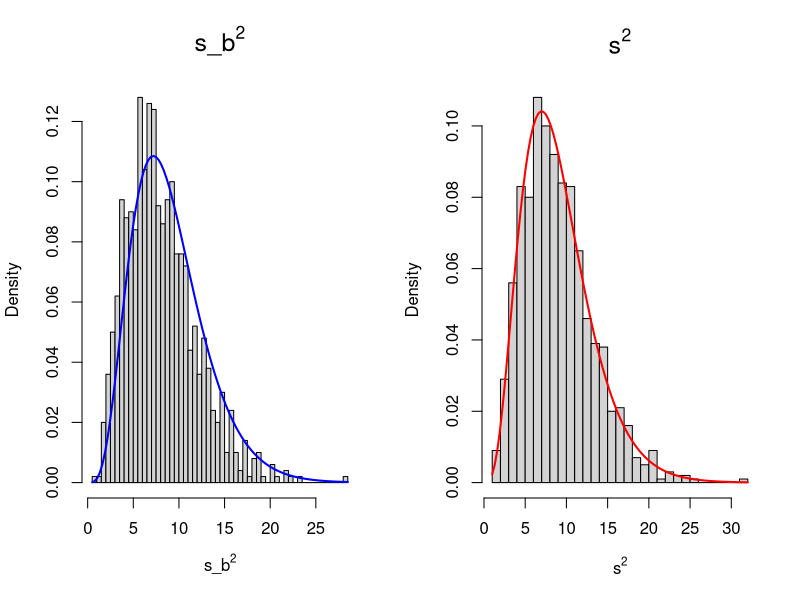
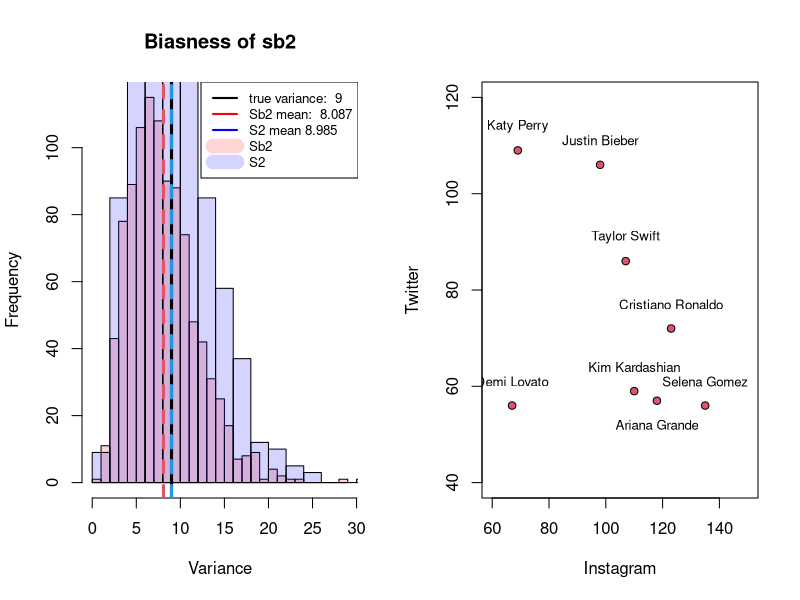
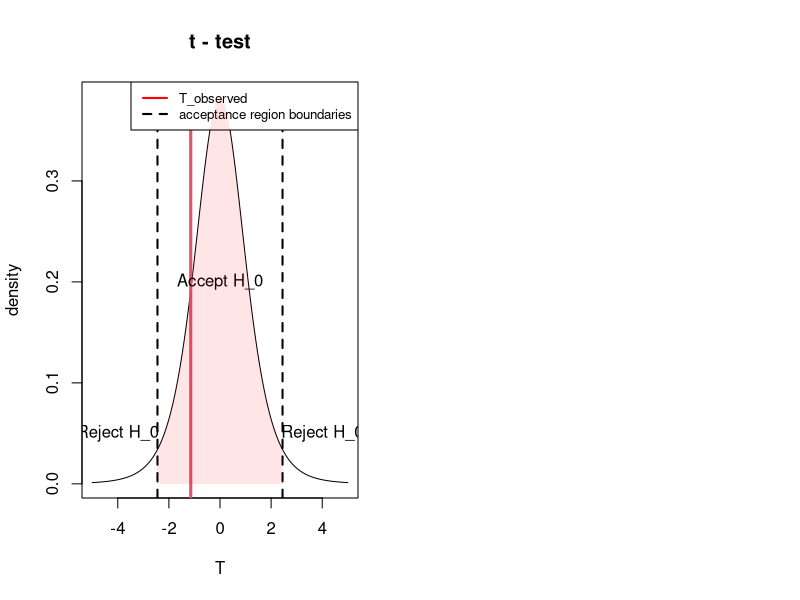
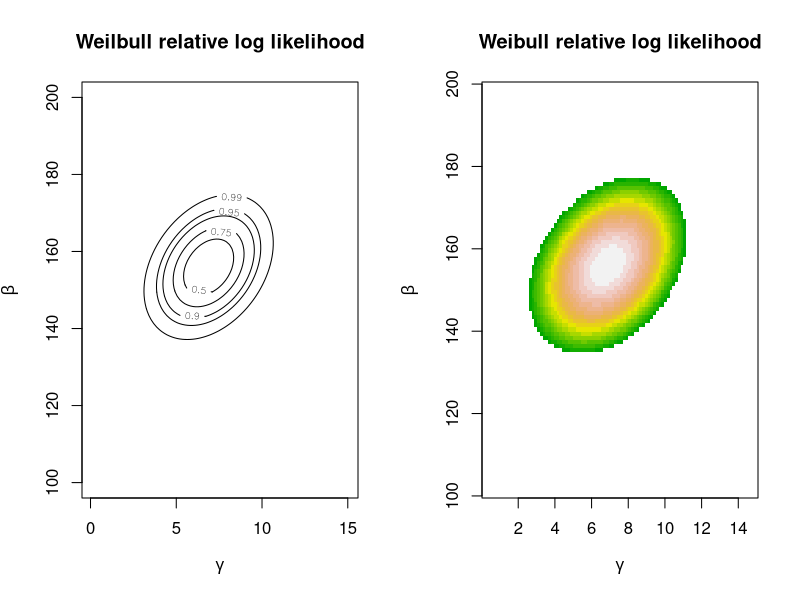
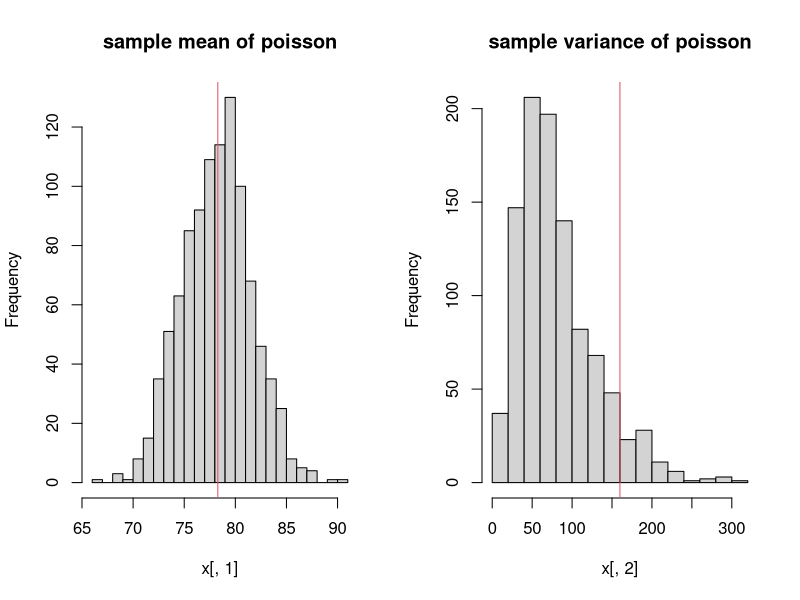
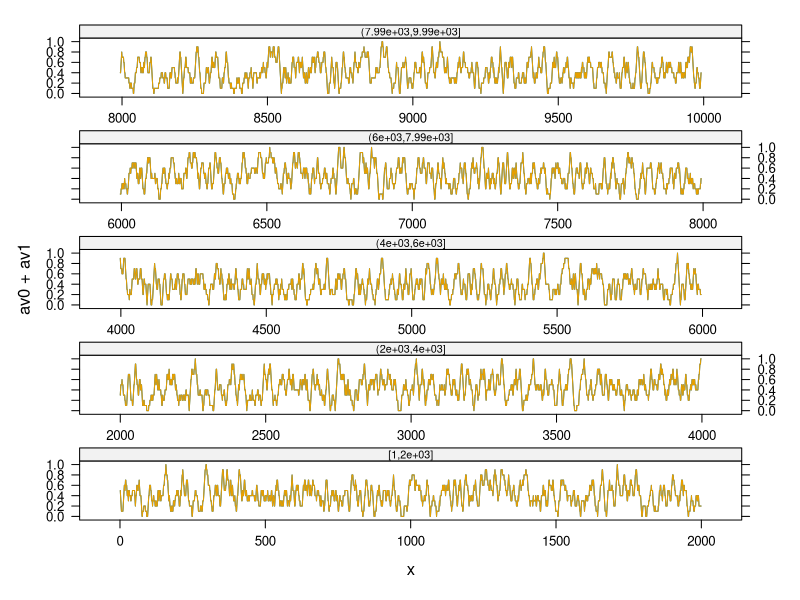
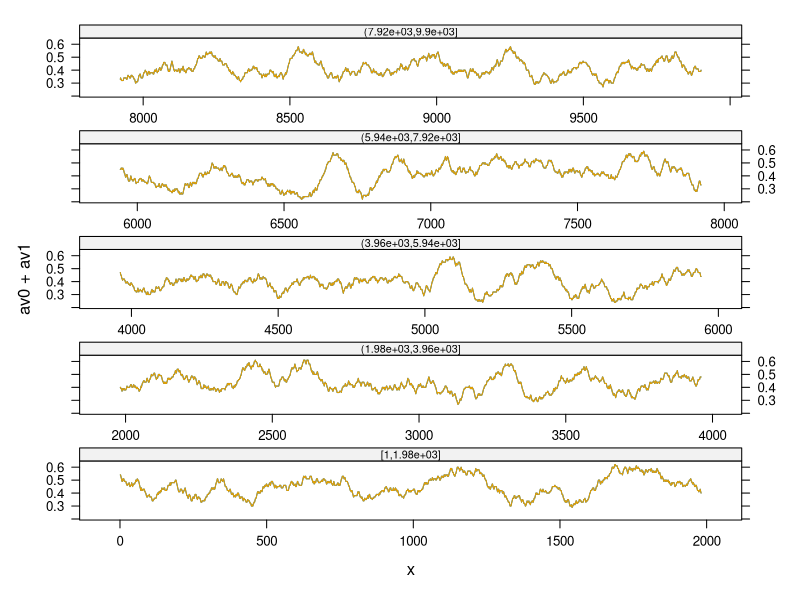
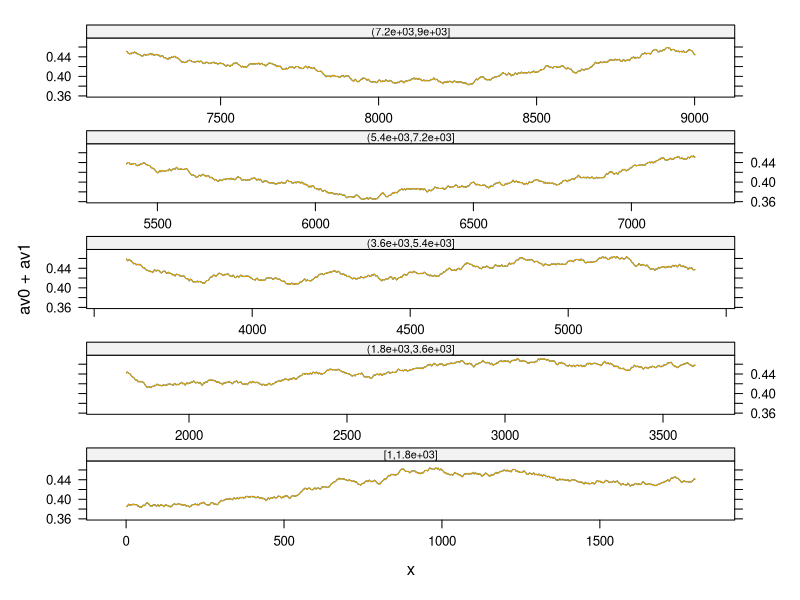

Write R code to recreate these figures, in order.
## ---- chunk 1
knitr::opts_chunk$set(fig.align = 'center', warning=FALSE, message=FALSE, fig.asp=0.625, dev='png', global.par = TRUE, dev.args=list(pointsize=10), fig.path = 'figs/')
library(MASS)
## ---- chunk 2
library(knitr)
local({
  hook_plot = knit_hooks$get('plot')
  knit_hooks$set(plot = function(x, options) {
    paste0('\n\n----\n\n', hook_plot(x, options))
  })
})
## ---- chunk 3
set.seed(123)
rep <- 1000
n <- 10
mu <- 5
sigma <- 3

samples <- array(0, c(rep,n))
statistics <- array(0,c(rep,2))


for (i in 1:rep){
  samples[i,] <- rnorm(n,mu,sigma)
  statistics[i,1] <- var(samples[i,])
  statistics[i,2] <- statistics[i,1]*(n-1)/n 
}

par (mfrow=c(1,2), oma=c(0,0,0,0))
hist(statistics[,2], breaks= 40, probability = TRUE, 
xlab=expression(s_b^2), main= bquote(s_b^2), cex.main=1.5)
curve(((n)/sigma^2) * dchisq(x * ((n)/sigma^2), df = n),
add = TRUE, col="blue", lwd=2, main="N(0,1)")

hist(statistics[ ,1], breaks= 40, probability = TRUE, 
xlab=expression(s^2), main= bquote(s^2), cex.main=1.5)
curve(((n-1)/sigma^2) * dchisq(x * ((n-1)/sigma^2), df = n - 1),
add = TRUE, col="red", lwd=2, main="N(0,1)")

#is s2 correct?
mean(statistics[,1])
sigma**2

#is sb2 correct?
mean(statistics[,2])
sigma**2

#plot s2 observed, sb2 observed and true value
{
hist(statistics[,2],breaks=20,col=rgb(1,0,0,1/6),main="Biasness of sb2",xlab="Variance")  
hist(statistics[,1],breaks=20,add=TRUE,col=rgb(0,0,1,1/6))                    
abline(v=sigma**2,lwd=3)  
abline(v=mean(statistics[,1]),col=4,lty=2,lwd=3)
abline(v=mean(statistics[,2]),col=2,lty=2,lwd=3)
legend("topright", legend=c(paste("true variance: ",sigma**2), paste("Sb2 mean: ",round(mean(statistics[,2]),3)),paste("S2 mean",round(mean(statistics[,1]),3)),"Sb2","S2"),col=c("black", "red","blue",rgb(1,0,0,1/6),col=rgb(0,0,1,1/6)), lty=c(1,1,1,2,2),lwd=c(2,2,2,14,14), cex=0.8)
}

## ---- chunk 4
set.seed(343)
n <- 50
K <- 4
M <- 7

y <- apply(matrix(rep(1:K, times=M-1), byrow=TRUE, nrow=6, ncol=K), 1, sample, size=n, 
           replace=TRUE, prob =c( 7/16, 5/16, 3/16, 1/16))
observed <- apply(y, 2, table)
expected <- c( n*(7/16), n*(5/16), n*(3/16), n*(1/16))
x2 <- sum((observed-expected)^(2)/expected)
pchisq(x2, df =(K-1)*((M-1)-1), lower.tail =FALSE )

## ---- chunk 5
y_gp <- sample( 1:K, n, replace=TRUE, prob =c( 1/16, 3/16, 5/16, 7/16))
observed_gp <- table(y_gp)
x2_gp <- sum((cbind(observed,observed_gp)-expected)^(2)/expected)
pchisq(x2_gp, df =(K-1)*(M-1), lower.tail =FALSE )
## ---- chunk 6
y_2 <- apply(matrix(rep(1:K, times=M-1), byrow=TRUE, nrow=6, ncol=K), 1, sample, size=50, 
            replace=TRUE, sample(c(7/16, 5/16, 3/16, 1/16), prob=rep(1/4,4)))
observed_2 <- apply(y_2, 2, table)

x2_2 <- sum((observed_2-expected)^(2)/expected)
pchisq(x2_2, df =(K-1)*((M-1)-1), lower.tail =FALSE )
## ---- chunk 7
x2_gp_2 <- sum((cbind(observed_2,observed_gp)-expected)^(2)/expected)
pchisq(x2_gp_2, df =(K-1)*(M-1), lower.tail =FALSE )
## ---- chunk 8

Owners <- c( "Katy Perry", "Justin Bieber", "Taylor Swift", "Cristiano Ronaldo",
                   "Kim Kardashian", "Ariana Grande", "Selena Gomez", "Demi Lovato")
Instagram <- c( 69, 98,107, 123, 110, 118, 135, 67)
Twitter <- c( 109, 106, 86, 72, 59, 57, 56, 56)
plot( Instagram, Twitter, pch=21, bg=2, xlim=c(60, 150), ylim=c(40, 120) )
text( Instagram[-6], Twitter[-6]+5, Owners[-6], cex=0.8 )
text( Instagram[6], Twitter[6]-5, Owners[6], cex=0.8 )

      
## ---- chunk 9

library(RColorBrewer)

Instagram <- c( 69, 98,107, 123, 110, 118, 135, 67)
Twitter <- c( 109, 106, 86, 72, 59, 57, 56, 56)

n=length(Instagram)
r=cor(Instagram,Twitter)
r
t_obs=r*sqrt((n-2)/(1-r^2))

x <- seq(-5,5,length=1000)
{
plot(x,dt(x,n-2),type="l",xlab="T",ylab="density",main="t - test")
abline(v=t_obs,col=2,lwd=3)


#I fix alpha=0.05 and plot rejection and acceptance region
alpha <- 0.05
r1 <- qt(alpha/2,n-2)
r2 <- qt(1-alpha/2,n-2)
abline(v=r1,lty=2,lwd=2)
abline(v=r2,lty=2,lwd=2)
text (0,0.2, paste("Accept", expression(H_0)))
text(-4,0.05,paste("Reject",expression(H_0)))
text(4,0.05,paste("Reject",expression(H_0)))
legend("topright", legend=c("T_observed", "acceptance region boundaries"),col=c("red","black"),lty=c(1,2),lwd=2, cex=0.8)


alpha <- 0.05
q_inf_95 <- qt(alpha/2, df=n-2)
q_sup_95 <- qt(1-alpha/2, df=n-2)
cord.x <- c(q_inf_95,seq(q_inf_95,q_sup_95,0.01),q_sup_95)
cord.y <- c(0,dt(seq(q_inf_95,q_sup_95,0.01),n-2),0)
polygon(cord.x,cord.y,col=rgb(1,0,0,1/10), border = NA )
}
 
## ---- chunk 10
#compute the p-value
p=2*(1-pt(abs(t_obs),n-2))
p
## ---- chunk 11
rho <- cor(Instagram, Twitter, method="spearman")
t_s <- rho*((n-2)/(1-rho^2))^(1/2)
2*(1-pt(abs(t_s), df=n-2))
## ---- chunk 12
y <- c(155.9, 200.2, 143.8, 150.1,152.1, 142.2, 147, 146, 146,
 170.3, 148, 140, 118, 144, 97)

n <- length(y)

#define parameters grid
gamma <- seq(0.1, 15, length=100)
beta <- seq(100,200, length=100)

parvalues <- expand.grid(gamma,beta)

gammahat<-uniroot(function(x) n/x+sum(log(y))-n*
sum(y^x*log(y))/sum(y^x),
c(1e-5,15))$root
betahat<- mean(y^gammahat)^(1/gammahat)
weib.y.mle<-c(gammahat,betahat)

#observed information matrix
jhat<-matrix(NA,nrow=2,ncol=2)
jhat[1,1]<-n/gammahat^2+sum((y/betahat)^gammahat*
(log(y/betahat))^2)
jhat[1,2]<-jhat[2,1]<- n/betahat-sum(y^gammahat/betahat^(gammahat+1)*
(gammahat*log(y/betahat)+1))
jhat[2,2]<- -n*gammahat/betahat^2+gammahat*(gammahat+1)/
betahat^(gammahat+2)*sum(y^gammahat)

approx <- function(theta){
 return(-0.5*(theta - weib.y.mle) %*% jhat %*% (theta - weib.y.mle))
}

appx <- apply(parvalues, 1, approx)
appx <- matrix(appx, nrow=length(gamma), ncol=length(beta),byrow=F)
conf.levels <- c(0,0.5,0.75,0.9,0.95,0.99)

par (mfrow=c(1,2), oma=c(0,0,0,0))
#contour plot
contour(gamma, beta, appx,
levels=-qchisq(conf.levels, 2)/2,
xlab=expression(gamma),
labels=as.character(conf.levels),
ylab=expression(beta))
title('Weilbull relative log likelihood')

#image
image(gamma,beta,appx,zlim=c(-6,0),
col=terrain.colors(20),xlab=expression(gamma),
ylab=expression(beta))
title('Weibull relative log likelihood')
      
## ---- chunk 13
n <- 100000; z <- rnorm(n)
zneg <- 0;j <- 1
for (i in 1:n) {
  if (z[i]<0) {
    zneg[j] <- z[i]
    j <- j + 1
  }
}

## ---- chunk 14
set.seed(101)
n <- 100000
z <- rnorm(n)
zneg <- 0
zneg2 <- 0
j <- 1

# timing the given function
start <- Sys.time()
for (i in 1:n) {
  if (z[i]<0) {
    zneg[j] <- z[i]
    j <- j + 1
  }
}
end <- Sys.time()
time1 <- end-start

# timing my optimized function
start <- Sys.time()
# in this way I'm copying in zneg2 only the negative values of z
zneg2=z[z<0]
end <- Sys.time()
time2 <- end-start

# check which one is faster
print(paste("Naive function took : " , round(time1, 5)))
print(paste("Modified function took : " , round(time2, 5))) #faster

#chech if the results are the same:
summary(zneg)
summary(zneg2)

## ---- chunk 15
set.seed(0); 
n <- 1000
A <- matrix(runif(n*n),n,n); 
x.true <- runif(n)
y <- A%*%x.true

## ---- chunk 16
start1 <- Sys.time()
A_inv <- solve(A)
x1 <- A_inv%*%y
end1 <- Sys.time()

naive_time = end1-start1
naive_time

mean_abs1 <- mean(abs(x1 - x.true))
mean_abs1
## ---- chunk 17
start2 <- Sys.time()
x2 <- solve(A,y)
end2 <- Sys.time()

opt_time = end2-start2
opt_time

mean_abs2 <- mean(abs(x2 - x.true))
mean_abs2

## ---- chunk 18
data <- c(87, 53, 72, 90, 78, 85, 83)


rep <- 1000
x <- array(0,c(rep,2))

for (i in 1:rep){
  xx <- rpois(7, 78.3)
  x[i,1] <- mean(xx)
  x[i,2] <- var(xx)
}

# plot histograms of simulated sample mean and sample variance
# plot also a red line for the observed values
par(mfrow=c(1,2))
hist(x[,1],breaks=20,main="sample mean of poisson")
abline(v=mean(data),col=2)
hist(x[,2],breaks=20,main="sample variance of poisson")
abline(v=var(data),col=2)

#prob of getting a sample variance bigger than the observed one
sum(x[,2]>var(data))/rep

# compute the p-value from the theoretical distribution
# because I know the distribution of the variance:
#(n-1)*s2/sigma^2 ~ chi(n-1) where sigma^2 is lambda for a poisson
chi_obs <- var(data)*6/78.3
1-pchisq(chi_obs,6)
#small but I can't reject the hypotesis
## ---- chunk 19
set.seed(0);
Pb <- matrix(c(0.6, 0.2, 0.2, 
                     0.2, 0.4, 0.4,
                     0.4, 0.3, 0.3), nrow = 3, ncol = 3, byrow = TRUE)

Markov = function(R, init, Mat ){
  chain = numeric(R)
  chain[1] = init+1
  
  for(i in 2:R){
    chain[i] = sample(x = 1:3, size =1, prob = Mat[chain[i-1], ])
  }
  chain - 1
  
}

results <- table(Markov(R= 1000, init = 0, Mat= Pb))
results

print(results/1000)

#0:Sun, 1:Cloud, 2:rain

## ---- chunk 20
library(zoo)
library(lattice)

plotmarkov <- function(n=10000, start=0, window=100, transition=Pb, npanels=5){
      xc2 <- Markov(n, start, transition)
      mav0 <- rollmean(as.integer(xc2==0), window)
      mav1 <- rollmean(as.integer(xc2==0), window)
      npanel <- cut(1:length(mav0), breaks=seq(from=1, to=length(mav0),
      length=npanels+1), include.lowest=TRUE)
      df <- data.frame(av0=mav0, av1=mav1, x=1:length(mav0),
      gp=npanel)
      print(xyplot(av0+av1 ~ x | gp, data=df, layout=c(1,npanels),
      type="l", par.strip.text=list(cex=0.65),
      scales=list(x=list(relation="free"))))
}
plotmarkov(window = 10)
plotmarkov(window = 100)
plotmarkov(window = 1000)
plotmarkov(n=1000, window = 10)
plotmarkov(n=1000, window = 100)
## ---- chunk 21
y1 <- rnorm(51)
y <- y1[-1] + y1[-51]
par (mfrow=c(1,2))
acf(y1) # acf is ‘autocorrelation function
acf(y)

## ---- chunk 22
par(mfrow=c(2,2))

for (i in 1:8){
  y1 <- rnorm(51)
  y <- y1[-1] + y1[-51]
  acf(y1)
  acf(y)}

## ---- chunk 23
set.seed(101)
auto_cor <- function(){
  y1 <- rnorm(51) # this is iid
  y <- y1[-1] + y1[-51] #this is not iid, correlated
  y
}
av <- numeric(25)
v <- numeric(25)
for (j in 1:25){
  y <- auto_cor()
  av[j] <- mean(y)
  v[j] <- var(y)
}

var(av)
mean(v)/25
